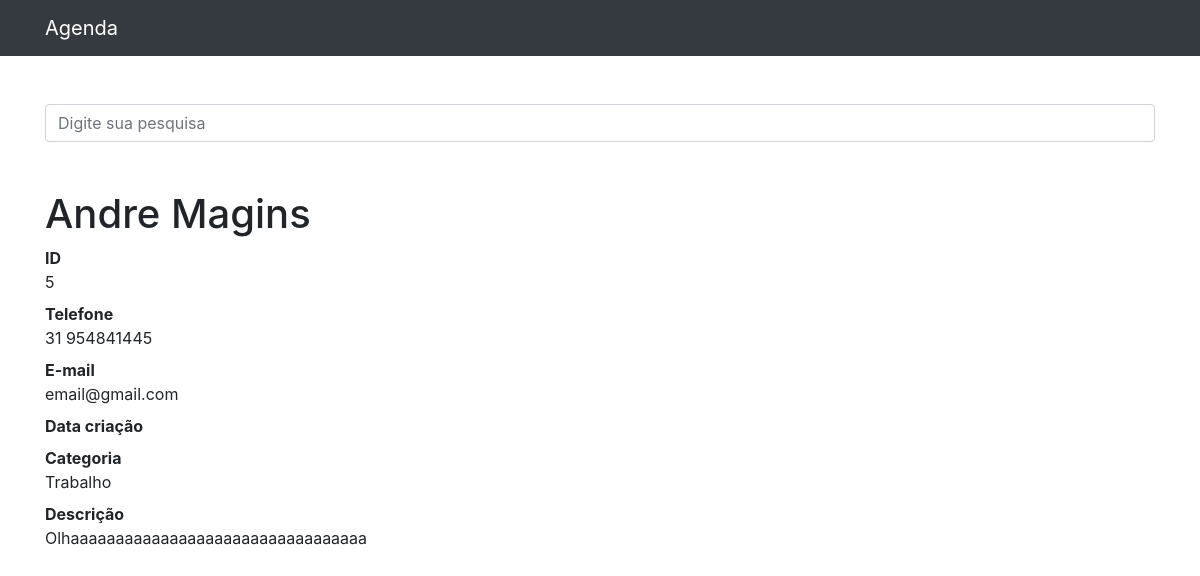
The page /5 on the database its author committed.
### contatos/models.py (models this page shows, shortened)
class Contato(models.Model):
    nome = models.CharField(max_length=255)
    sobrenome = models.CharField(max_length=255, blank=True)
    telefone = models.CharField(max_length=255)
    email = models.CharField(max_length=255, blank=True)
    data_crianao = models.DateTimeField(default=timezone.now)
    descrinao = models.TextField(blank=True)
    categoria = models.ForeignKey(Categoria, on_delete=models.DO_NOTHING)
    mostrar = models.BooleanField(default=True)
    foto = models.ImageField(blank=True, upload_to='fotos/%Y/%m')

class Categoria(models.Model):
    nome = models.CharField(max_length=255)
    def __str__(self):
        return self.nome

### contatos/views.py (the view)
# urls.py: path('<int:contato_id>', views.ver_contato, name='ver_contato'),
def ver_contato(request, contato_id):
    contato = get_object_or_404(Contato, id=contato_id)
    if not contato.mostrar:
        raise Http404()
    return render(request, 'contatos/ver_contato.html', {
        'contato': contato
    })

### contatos/templates/contatos/ver_contato.html (shortened to what this page needs)
{% extends 'base.html' %}
{% block 'conteudo' %}
<h1 class="mt-5">{{ contato.nome }} {{ contato.sobrenome }}</h1>
<dl>
      <dt>ID</dt>
      <dd>{{ contato.id }}</dd>
      <dt>Telefone</dt>
      <dd>{{ contato.telefone }}</dd>
      <dt>E-mail</dt>
      <dd>{{ contato.email }}</dd>
      <dt>Data criação</dt>
      <dt>Categoria</dt>
      <dd>{{ contato.categoria }}</dd>
      <dt>Descrição</dt>
      <dd>
      {{ contato.descrinao }}
      </dd>
</dl>
{%endblock%}

### rows shown on the page
Contato: nome "Andre", sobrenome "Magins", id "5", telefone "31 954841445", email "email@gmail.com", categoria "Trabalho", descrinao "Olhaaaaaaaaaaaaaaaaaaaaaaaaaaaaaaaaa"
